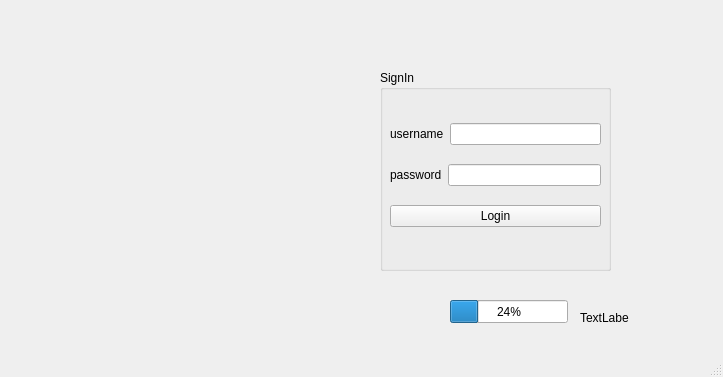
<?xml version="1.0" encoding="UTF-8"?>
<ui version="4.0">
 <class>MainWindow</class>
 <widget class="QMainWindow" name="MainWindow">
  <property name="geometry">
   <rect>
    <x>0</x>
    <y>0</y>
    <width>723</width>
    <height>377</height>
   </rect>
  </property>
  <property name="windowTitle">
   <string>MainWindow</string>
  </property>
  <widget class="QWidget" name="centralwidget">
   <widget class="QGroupBox" name="groupBox">
    <property name="geometry">
     <rect>
      <x>380</x>
      <y>70</y>
      <width>231</width>
      <height>201</height>
     </rect>
    </property>
    <property name="title">
     <string>SignIn</string>
    </property>
    <widget class="QWidget" name="">
     <property name="geometry">
      <rect>
       <x>10</x>
       <y>40</y>
       <width>211</width>
       <height>131</height>
      </rect>
     </property>
     <layout class="QVBoxLayout" name="verticalLayout">
      <item>
       <layout class="QHBoxLayout" name="horizontalLayout">
        <item>
         <widget class="QLabel" name="label">
          <property name="text">
           <string>username</string>
          </property>
         </widget>
        </item>
        <item>
         <widget class="QLineEdit" name="lineEdit_username"/>
        </item>
       </layout>
      </item>
      <item>
       <layout class="QHBoxLayout" name="horizontalLayout_2">
        <item>
         <widget class="QLabel" name="label_2">
          <property name="text">
           <string>password</string>
          </property>
         </widget>
        </item>
        <item>
         <widget class="QLineEdit" name="lineEdit_password"/>
        </item>
       </layout>
      </item>
      <item>
       <widget class="QPushButton" name="pushButton_Login">
        <property name="text">
         <string>Login</string>
        </property>
       </widget>
      </item>
     </layout>
    </widget>
   </widget>
   <widget class="QLabel" name="label_3_pic">
    <property name="geometry">
     <rect>
      <x>110</x>
      <y>80</y>
      <width>111</width>
      <height>111</height>
     </rect>
    </property>
    <property name="text">
     <string/>
    </property>
   </widget>
   <widget class="QLabel" name="label_3">
    <property name="geometry">
     <rect>
      <x>580</x>
      <y>310</y>
      <width>49</width>
      <height>16</height>
     </rect>
    </property>
    <property name="text">
     <string>TextLabel</string>
    </property>
   </widget>
   <widget class="QProgressBar" name="progressBar">
    <property name="geometry">
     <rect>
      <x>450</x>
      <y>300</y>
      <width>118</width>
      <height>23</height>
     </rect>
    </property>
    <property name="value">
     <number>24</number>
    </property>
   </widget>
  </widget>
  <widget class="QMenuBar" name="menubar">
   <property name="geometry">
    <rect>
     <x>0</x>
     <y>0</y>
     <width>723</width>
     <height>22</height>
    </rect>
   </property>
  </widget>
  <widget class="QStatusBar" name="statusbar"/>
 </widget>
 <resources/>
 <connections/>
</ui>
